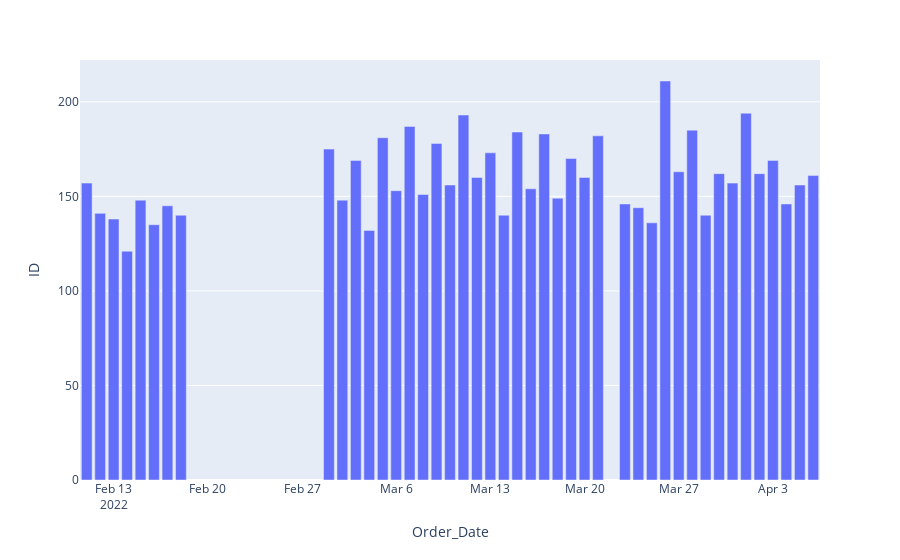

Source (notebook cell):
### Code cell
df['Order_Date'] = pd.to_datetime( df['Order_Date'], format='%d-%m-%Y' )
df_aux = df[['ID', 'Order_Date']].groupby('Order_Date').count().reset_index()

px.bar(df_aux, x='Order_Date', y='ID')

### Figure 1 — Plotly figure (JSON) as saved in the notebook; plotly's stock layout.template omitted (floating-point values rounded to 4 significant figures)
{"data": [{"alignmentgroup": "True", "hovertemplate": "Order_Date=%{x}<br>ID=%{y}<extra></extra>", "legendgroup": "", "marker": {"color": "#636efa", "pattern": {"shape": ""}}, "name": "", "offsetgroup": "", "orientation": "v", "showlegend": false, "textposition": "auto", "type": "bar", "x": ["2022-02-11T00:00:00", "2022-02-12T00:00:00", "2022-02-13T00:00:00", "2022-02-14T00:00:00", "2022-02-15T00:00:00", "2022-02-16T00:00:00", "2022-02-17T00:00:00", "2022-02-18T00:00:00", "2022-03-01T00:00:00", "2022-03-02T00:00:00", "2022-03-03T00:00:00", "2022-03-04T00:00:00", "2022-03-05T00:00:00", "2022-03-06T00:00:00", "2022-03-07T00:00:00", "2022-03-08T00:00:00", "2022-03-09T00:00:00", "2022-03-10T00:00:00", "2022-03-11T00:00:00", "2022-03-12T00:00:00", "2022-03-13T00:00:00", "2022-03-14T00:00:00", "2022-03-15T00:00:00", "2022-03-16T00:00:00", "2022-03-17T00:00:00", "2022-03-18T00:00:00", "2022-03-19T00:00:00", "2022-03-20T00:00:00", "2022-03-21T00:00:00", "2022-03-23T00:00:00", "2022-03-24T00:00:00", "2022-03-25T00:00:00", "2022-03-26T00:00:00", "2022-03-27T00:00:00", "2022-03-28T00:00:00", "2022-03-29T00:00:00", "2022-03-30T00:00:00", "2022-03-31T00:00:00", "2022-04-01T00:00:00", "2022-04-02T00:00:00", "2022-04-03T00:00:00", "2022-04-04T00:00:00", "2022-04-05T00:00:00", "2022-04-06T00:00:00"], "xaxis": "x", "y": [157, 141, 138, 121, 148, 135, 145, 140, 175, 148, 169, 132, 181, 153, 187, 151, 178, 156, 193, 160, 173, 140, 184, 154, 183, 149, 170, 160, 182, 146, 144, 136, 211, 163, 185, 140, 162, 157, 194, 162, 169, 146, 156, 161], "yaxis": "y"}], "layout": {"autosize": true, "barmode": "relative", "legend": {"tracegroupgap": 0}, "margin": {"t": 60}, "xaxis": {"anchor": "y", "autorange": true, "domain": [0, 1], "range": ["2022-02-10 12:00", "2022-04-06 12:00"], "title": {"text": "Order_Date"}, "type": "date"}, "yaxis": {"anchor": "x", "autorange": true, "domain": [0, 1], "range": [0, 222.1], "title": {"text": "ID"}, "type": "linear"}}}
